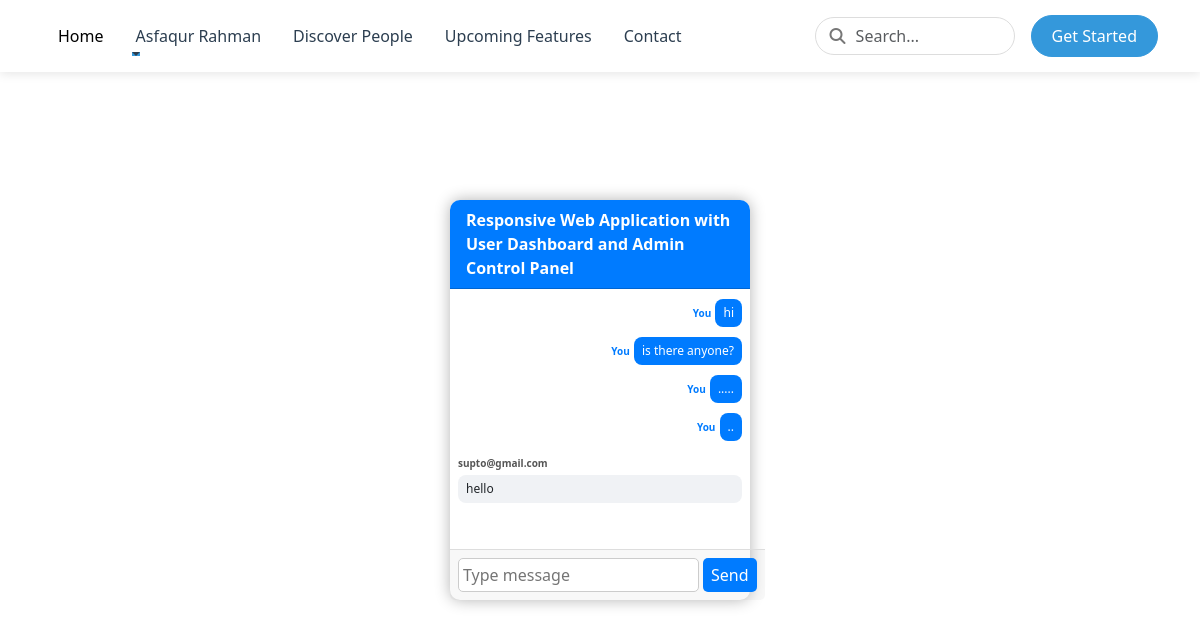
/project-discussion/3/ (signed in), run on the app's committed database.
### Project_Section/models.py (models this page shows, shortened)
class Project(models.Model):
    creater = models.ForeignKey(User, on_delete=models.CASCADE, related_name="projects")
    title = models.CharField(max_length=200)
    description = models.TextField(blank=True)
    deadline = models.IntegerField()
    completed = models.IntegerField(
        default=0,
        validators=[MinValueValidator(0), MaxValueValidator(100)]
    )
    created_at = models.DateTimeField(auto_now_add=True)
    tags = models.CharField(max_length=200, blank=True)

class Message(models.Model):
    id = models.AutoField(primary_key=True)  # Unique ID
    sender = models.ForeignKey(User, on_delete=models.CASCADE, related_name='sent_messages')
    project = models.ForeignKey(Project, on_delete=models.CASCADE, related_name='project_messages')
    content = models.TextField()  # To store the message text
    created_at = models.DateTimeField(auto_now_add=True)  # Automatically set time and date when created

### Project_Section/views.py (the view, shortened to what this page needs)
# urls.py: path('project-discussion/<int:pid>/',project_discussion_func, name='project-discussion'),
@login_required(login_url='/')
def project_discussion_func(request, pid):
    all_messages = Message.objects.filter(project__id=pid).order_by('created_at')
    project = Project.objects.get(id=pid)
    project_title=project.title
    user=request.user
    return render(request, 'project_discussion.html', {'all_messages': all_messages, 'user': user, 'pid': pid, 'project': project, 'project_title': project_title})

### Project_Section/templates/project_discussion.html (shortened to what this page needs)
{% extends 'base.html' %}
{% block start %}
<section style="position: fixed; top: 50%; left: 50%; transform: translate(-50%, -50%);
                width: 25vw; height: 50vh; z-index: 1000;">
    <div class="card" id="chat2" style="width: 100%; height: 100%; border: none; border-radius: 10px;
              box-shadow: 0 0 15px rgba(0,0,0,0.3); display: flex; flex-direction: column; background-color: white;">
        <div class="card-header"
            style="padding: 0.5rem 1rem; background-color: #007bff; color: white; font-weight: bold; border-top-left-radius: 10px; border-top-right-radius: 10px;">
            {{project_title}}
        </div>
        <div class="card-body" style="flex: 1; overflow-y: auto; padding: 0.5rem;">
            {% for message in all_messages %}
                {% if message.sender == user %}
                    <div style="margin-bottom: 0.5rem; text-align: right;">
                        <span style="font-size: 10px; font-weight: bold; color: #007bff;">You</span>
                        <p
                            style="display: inline-block; background-color: #007bff; color: white; padding: 5px 8px; margin: 2px 0 0 0; border-radius: 8px; font-size: 12px;">
                            {{ message.content }}</p>
                    </div>
                {% else %}
                    <div style="margin-bottom: 0.5rem;">
                        <span style="font-size: 10px; font-weight: bold; color: #555;">{{ message.sender.username }}</span>
                        <p
                            style="background-color: #f0f2f5; padding: 5px 8px; margin: 2px 0 0 0; border-radius: 8px; font-size: 12px;">
                            {{ message.content }}</p>
                    </div>
                {% endif %}
            {% endfor %}
        </div>
        <form method="post" action="/project-discussion/{{ pid }}/" class="d-flex align-items-center">
            <div class="card-footer" style="padding: 0.5rem; display: flex; gap: 0.25rem; border-top: 1px solid #ddd;">
                <input type="text" placeholder="Type message" name="message_text"
                    style="flex: 1; border: 1px solid #ccc; border-radius: 5px; padding: 0.25rem;">
                <button type="submit"
                    style="background-color: #007bff; color: white; border: none; border-radius: 5px; padding: 0 0.5rem;">Send</button>
            </div>
        </form>
    </div>
</section>
{% endblock %}

### Profile_Section/templates/base.html (shortened to what this page needs)
<!DOCTYPE html>
<html lang="en">
<head>
  <link href="https://cdn.jsdelivr.net/npm/bootstrap@5.3.2/dist/css/bootstrap.min.css" rel="stylesheet">
  <link rel="stylesheet" href="https://cdnjs.cloudflare.com/ajax/libs/font-awesome/6.4.0/css/all.min.css">
</head>
<body>
  <header>
    <nav class="navbar navbar-expand-lg navbar-light bg-white fixed-top">
      <div class="container">
        <div class="collapse navbar-collapse" id="navbarContent">
          <ul class="navbar-nav me-auto mb-2 mb-lg-0">
            <li class="nav-item">
              <a class="nav-link active" href="/home/">Home</a>
            </li>
            <li class="nav-item dropdown">
              <a class="nav-link dropdown-toggle" href="#" id="servicesDropdown" role="button" data-bs-toggle="dropdown"
                aria-expanded="false">
                {{user.first_name}} {{user.last_name}}
              </a>
            </li>
            <li class="nav-item">
              <a class="nav-link" href="/discover-people/">Discover People</a>
            </li>
            <li class="nav-item">
              <a class="nav-link" href="/upcoming-features/">Upcoming Features</a>
            </li>
            <li class="nav-item">
              <a class="nav-link" href="https://www.linkedin.com/in/asfaqurrahmanpranto/">Contact</a>
            </li>
          </ul>
          <form method="get" action="/search-result/" class="d-flex align-items-center">
            <div class="search-box">
              <i class="fas fa-search search-icon"></i>
              <input name="q" class="form-control search-input" type="search" placeholder="Search..."
                aria-label="Search">
            </div>
            <button type="submit" class="btn btn-primary ms-3">Get Started</button>
          </form>
        </div>
      </div>
    </nav>
  </header>
  {% block start %}
  {% endblock %}
</body>
</html>

### Profile_Section/templates/base.html (style rules this page uses)
:root { --primary-color: #3498db; --secondary-color: #2c3e50; --accent-color: #e74c3c; --light-color: #ecf0f1; --dark-color: #2c3e50; }
.navbar { box-shadow: 0 2px 10px rgba(0, 0, 0, 0.1); padding: 15px 0; transition: all 0.3s ease; }
.nav-link { font-weight: 500; margin: 0 8px; position: relative; color: var(--dark-color); }
.nav-link:after { content: ''; position: absolute; width: 0; height: 2px; background: var(--primary-color); bottom: 0; left: 0; transition: width 0.3s ease; }
.btn-primary { background-color: var(--primary-color); border-color: var(--primary-color); padding: 8px 20px; border-radius: 30px; font-weight: 500; }
.search-box { position: relative; margin-left: 15px; }
.search-input { border-radius: 30px; padding-left: 40px; border: 1px solid #ddd; width: 200px; transition: all 0.3s ease; }
.search-icon { position: absolute; left: 15px; top: 50%; transform: translateY(-50%); color: #777; }

### data on the page
Project: title "Responsive Web Application with User Dashboard and Admin Control Panel"
Message: content "hi"
Message: content "is there anyone?"
Message: content "....."
Message: content ".."
Message: sender.username "supto@gmail.com", content "hello"

### other printed values
{{ user.first_name }} "Asfaqur"
{{ user.last_name }} "Rahman"
